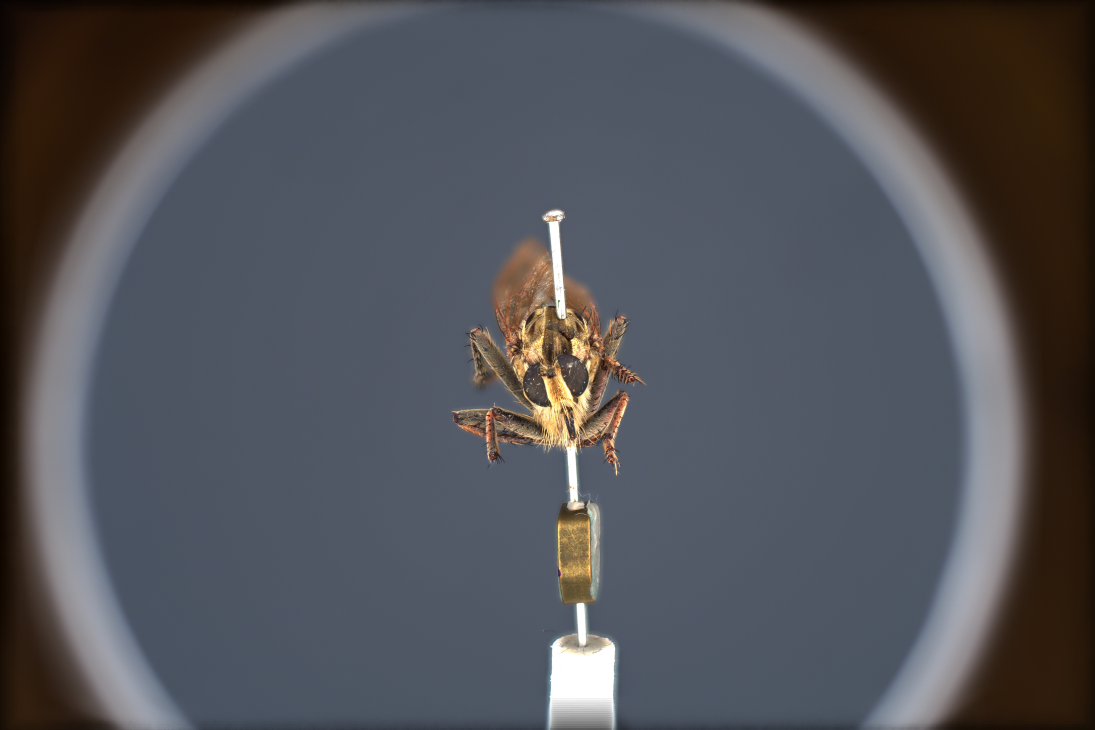
#> input picture data/Fly1/_x_00300_y_00000_.jpg, 5472 x 3648 px (shown at 1/5 size); its folder holds only this picture in this run
$ python test.py
#> lines starting #> are read from the running program, lines starting #| are printed output that depends on the picture
from PIL import Image
import glob
import os
import json

images = glob.glob("data/Fly1/*.jpg")

for image in images :
    img = Image.open(image)
#> img is the input picture: PIL image 5472x3648 RGB; mean R, G, B 82.8, 83.7, 89.5
    print(os.path.basename(image).split(".")[0])
    img.thumbnail((1000,1000) , Image.LANCZOS)
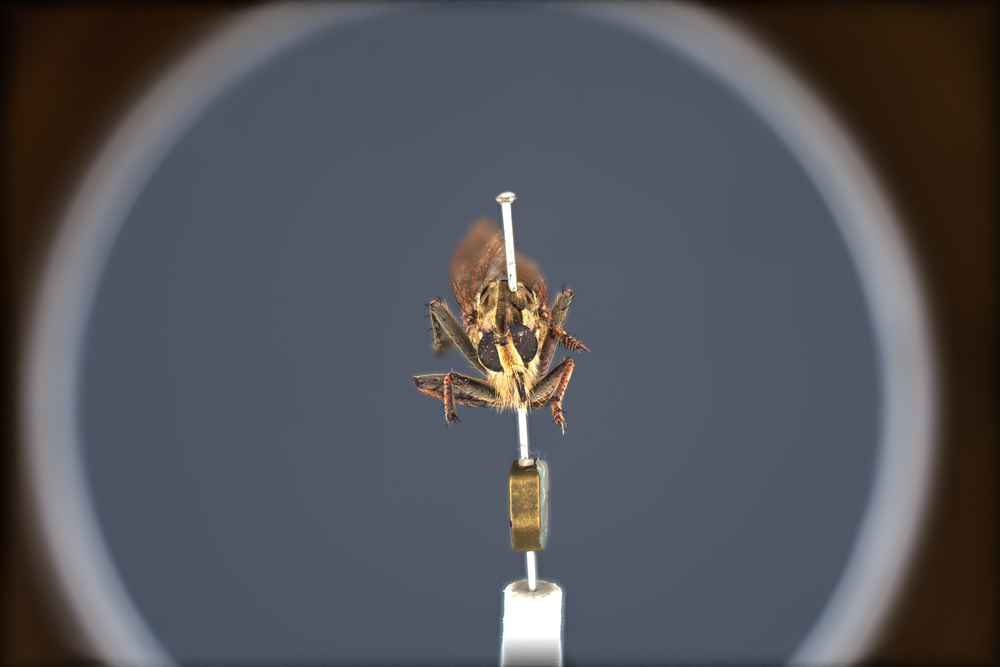
#> img: PIL image 1000x667 RGB; mean R, G, B 82.9, 83.8, 89.7
    img.save(f"data/papillon_big/thumbnails/{os.path.basename(image)}", "JPEG")
